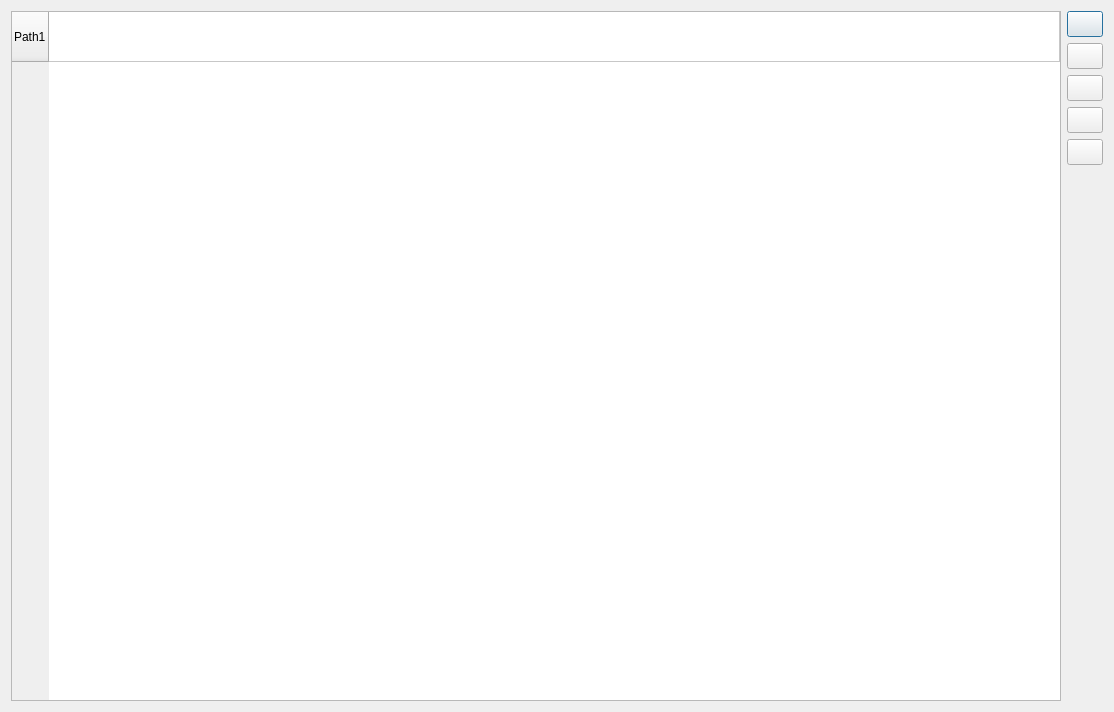
<?xml version="1.0" encoding="UTF-8"?>
<ui version="4.0">
 <class>DialogPathList</class>
 <widget class="QDialog" name="DialogPathList">
  <property name="geometry">
   <rect>
    <x>0</x>
    <y>0</y>
    <width>1114</width>
    <height>712</height>
   </rect>
  </property>
  <property name="windowTitle">
   <string>Test files selection</string>
  </property>
  <property name="layoutDirection">
   <enum>Qt::LeftToRight</enum>
  </property>
  <property name="autoFillBackground">
   <bool>false</bool>
  </property>
  <property name="inputMethodHints">
   <set>Qt::ImhNone</set>
  </property>
  <layout class="QGridLayout" name="gridLayout">
   <item row="0" column="0" rowspan="6">
    <widget class="QTableWidget" name="tableWidget_path">
     <property name="sizePolicy">
      <sizepolicy hsizetype="Minimum" vsizetype="Minimum">
       <horstretch>0</horstretch>
       <verstretch>0</verstretch>
      </sizepolicy>
     </property>
     <property name="minimumSize">
      <size>
       <width>350</width>
       <height>100</height>
      </size>
     </property>
     <property name="maximumSize">
      <size>
       <width>16777215</width>
       <height>16777215</height>
      </size>
     </property>
     <property name="verticalScrollBarPolicy">
      <enum>Qt::ScrollBarAsNeeded</enum>
     </property>
     <property name="showGrid">
      <bool>true</bool>
     </property>
     <property name="sortingEnabled">
      <bool>false</bool>
     </property>
     <attribute name="horizontalHeaderVisible">
      <bool>false</bool>
     </attribute>
     <attribute name="horizontalHeaderCascadingSectionResizes">
      <bool>true</bool>
     </attribute>
     <attribute name="horizontalHeaderMinimumSectionSize">
      <number>57</number>
     </attribute>
     <attribute name="horizontalHeaderDefaultSectionSize">
      <number>600</number>
     </attribute>
     <attribute name="horizontalHeaderHighlightSections">
      <bool>true</bool>
     </attribute>
     <attribute name="horizontalHeaderStretchLastSection">
      <bool>true</bool>
     </attribute>
     <attribute name="verticalHeaderVisible">
      <bool>true</bool>
     </attribute>
     <attribute name="verticalHeaderMinimumSectionSize">
      <number>50</number>
     </attribute>
     <attribute name="verticalHeaderDefaultSectionSize">
      <number>50</number>
     </attribute>
     <attribute name="verticalHeaderStretchLastSection">
      <bool>false</bool>
     </attribute>
     <row>
      <property name="text">
       <string>Path1</string>
      </property>
     </row>
     <column>
      <property name="text">
       <string/>
      </property>
     </column>
     <item row="0" column="0">
      <property name="text">
       <string/>
      </property>
      <property name="checkState">
       <enum>Unchecked</enum>
      </property>
     </item>
    </widget>
   </item>
   <item row="0" column="1">
    <widget class="QPushButton" name="pushButton_addFile">
     <property name="minimumSize">
      <size>
       <width>36</width>
       <height>26</height>
      </size>
     </property>
     <property name="maximumSize">
      <size>
       <width>36</width>
       <height>16777215</height>
      </size>
     </property>
     <property name="toolTip">
      <string notr="true"> Add a new test  file to the list</string>
     </property>
     <property name="text">
      <string/>
     </property>
     <property name="icon">
      <iconset theme="document-new">
       <normaloff>.</normaloff>.</iconset>
     </property>
     <property name="default">
      <bool>false</bool>
     </property>
     <property name="flat">
      <bool>false</bool>
     </property>
    </widget>
   </item>
   <item row="1" column="1">
    <widget class="QPushButton" name="pushButton_MoveFileUp">
     <property name="minimumSize">
      <size>
       <width>36</width>
       <height>26</height>
      </size>
     </property>
     <property name="maximumSize">
      <size>
       <width>36</width>
       <height>16777215</height>
      </size>
     </property>
     <property name="toolTip">
      <string notr="true"> Add a new test  file to the list</string>
     </property>
     <property name="text">
      <string/>
     </property>
     <property name="icon">
      <iconset theme="go-up">
       <normaloff>.</normaloff>.</iconset>
     </property>
     <property name="default">
      <bool>false</bool>
     </property>
     <property name="flat">
      <bool>false</bool>
     </property>
    </widget>
   </item>
   <item row="2" column="1">
    <widget class="QPushButton" name="pushButton_changeFile">
     <property name="minimumSize">
      <size>
       <width>36</width>
       <height>26</height>
      </size>
     </property>
     <property name="maximumSize">
      <size>
       <width>36</width>
       <height>16777215</height>
      </size>
     </property>
     <property name="toolTip">
      <string>Edit the selected test file</string>
     </property>
     <property name="text">
      <string/>
     </property>
     <property name="icon">
      <iconset theme="document-open">
       <normaloff>.</normaloff>.</iconset>
     </property>
     <property name="flat">
      <bool>false</bool>
     </property>
    </widget>
   </item>
   <item row="3" column="1">
    <widget class="QPushButton" name="pushButton_MoveFileDown">
     <property name="minimumSize">
      <size>
       <width>36</width>
       <height>26</height>
      </size>
     </property>
     <property name="maximumSize">
      <size>
       <width>36</width>
       <height>16777215</height>
      </size>
     </property>
     <property name="toolTip">
      <string notr="true"> Add a new test  file to the list</string>
     </property>
     <property name="text">
      <string/>
     </property>
     <property name="icon">
      <iconset theme="go-down">
       <normaloff>.</normaloff>.</iconset>
     </property>
     <property name="default">
      <bool>false</bool>
     </property>
     <property name="flat">
      <bool>false</bool>
     </property>
    </widget>
   </item>
   <item row="4" column="1">
    <widget class="QPushButton" name="pushButton_deleteFile">
     <property name="minimumSize">
      <size>
       <width>36</width>
       <height>26</height>
      </size>
     </property>
     <property name="maximumSize">
      <size>
       <width>36</width>
       <height>16777215</height>
      </size>
     </property>
     <property name="toolTip">
      <string>Remove the selected test file from the list</string>
     </property>
     <property name="text">
      <string/>
     </property>
     <property name="icon">
      <iconset theme="list-remove">
       <normaloff>.</normaloff>.</iconset>
     </property>
     <property name="flat">
      <bool>false</bool>
     </property>
    </widget>
   </item>
  </layout>
 </widget>
 <resources/>
 <connections/>
</ui>
